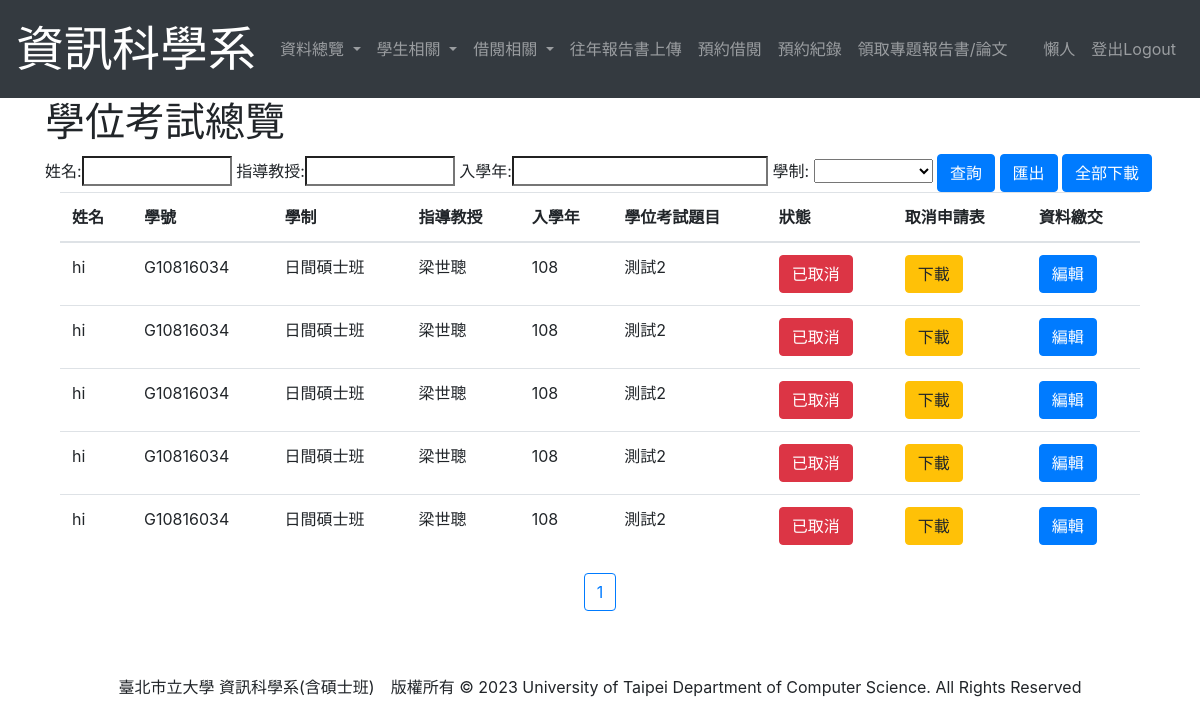
/DisplayFinal (signed in), run on an earlier commit of the app's database.
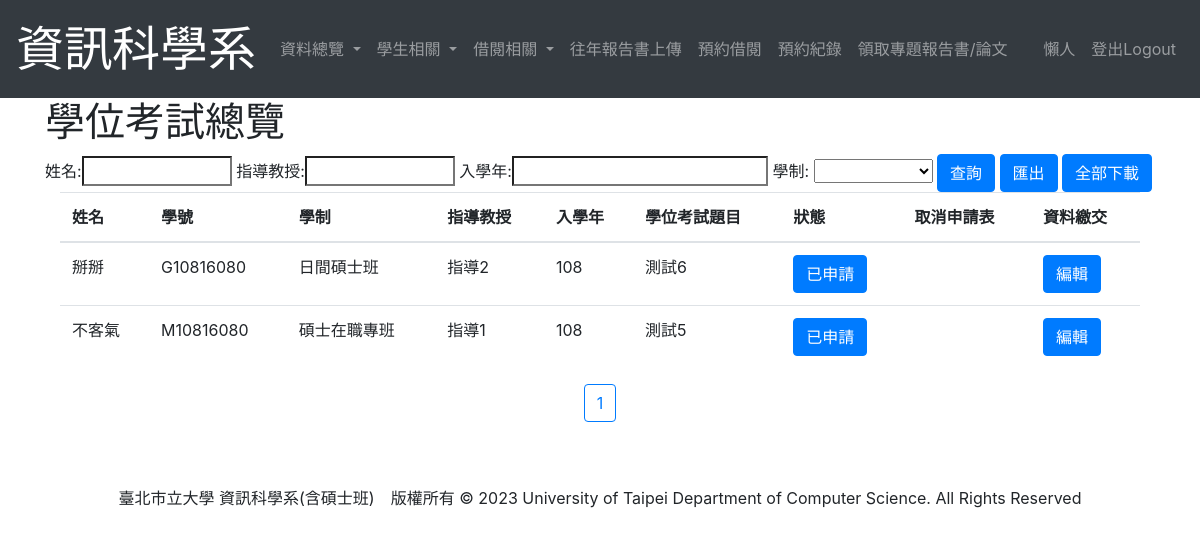
And on a later commit of the database.
### student/models.py (models this page shows, shortened)
class Project(models.Model):
    user = models.ForeignKey(User, on_delete=models.PROTECT) #誰做這個專題的
    proposal = models.ForeignKey(Proposal, on_delete=models.PROTECT, blank = True, null = True)
    name = models.CharField(max_length = 30) #專題名稱
    report = models.FileField(upload_to = "Report/", default=None)#報告書電子檔
    poster = models.ImageField(upload_to = "Poster/", default=None)#海報或發表證明
    professor = models.CharField(max_length = 5)#指導教授
    FIELD = ((0, '軟體開發及程式設計'),
             (1, '網路及多媒體應用'),
             (2, '系統及演算法開發',))
    field = models.IntegerField(choices=FIELD, default=0)
    postDate = models.DateField(blank=True, null = True)#學位考試日期
    letter = models.FileField(upload_to='Uploaded Files/', blank=True, null=True, default=None)#同意函
    POST = ((0, '研討會'),
            (1, '期刊'),)
    post = models.PositiveIntegerField(choices=POST, default = 0, blank=True, null = True)
    seminarDate = models.DateTimeField(blank=True, null = True)#研討會或期刊發行日期
    seminarName = models.CharField(max_length=20, blank=True, null = True)#研討會或期刊名稱
    journalNumber = models.DecimalField(max_digits = 10, decimal_places = 0, blank=True, null = True)#期刊刊號
    STATE = ((0, '專題'),
             (1, '已申請'),
             (2, '已取消'),)
    state = models.IntegerField(choices=STATE, default = 0)
    cancelapplication = models.FileField(upload_to='CancelFinal/', blank=True, null=True, default=None)
    selected = models.BooleanField(default=False)
    class Meta:
        ordering = ["user"]

class User(AbstractUser):
    first_name = None
    last_name = None
    username = models.CharField(max_length=15, unique=True, null=True) #帳號
    name = models.CharField(max_length = 12) #姓名
    DEPARTMENT = ((0, '資訊科學系'),
                  (1, '外系'),)
    department = models.IntegerField(choices=DEPARTMENT, null=True, blank=True)
    IDENTITY=((0, '大學部'),
              (1, '管理員'),
              (2, '日間碩士班'),
              (3, '碩士在職專班'),
              (4, '系辦工讀生'))
    identity = models.IntegerField(choices=IDENTITY, default=0)
    enrollYear = models.DecimalField(max_digits = 4, decimal_places = 0, default = timezone.now().year)#入學年
    USER_NAME_FIELD = 'username'
    class Meta:
        ordering = ["username"]
    def get_enrollYear(self):
        return (self.enrollYear - 1911)

### student/views.py (the view, shortened to what this page needs)
# urls.py: path('DisplayFinal', views.DisplayFinal.as_view(), name='DisplayFinal'),#學位考試瀏覽
class DisplayFinal(LoginRequiredMixin, ListView):
    def get(self, request):
        project = Project.objects.exclude(state = 0)
        paginator=Paginator(project, limit)
        page=request.GET.get('page')
        try:
            project=paginator.page(page)
        except PageNotAnInteger:
            project=paginator.page(1)
        except EmptyPage:
            project=paginator.page(paginator.num_pages)
        context = {
            'project': project,
        }
        return render(request, 'DisplayFinal.html', context)

### templates/DisplayFinal.html (shortened to what this page needs)
{% extends "layout.html" %}
{% block title %}學位考試總覽{% endblock %}
{% block content %}
<form method = 'POST'>
    姓名:<input type = "search" name = "username" placeholder = "" style="width: 150px;">
    指導教授:<input type = "search" name = "professor" placeholder = "" style="width: 150px;">
    入學年:<input type = "search" name = "enrollYear" placeholder="">
    學制:
    <select class = "select" name = "type">
        <option></option>
        <option value = '2' {% if level == '1' %} selected="selected" {% endif %}>日間碩士班</option>
    </select>
    <input type="submit" class="btn btn-primary" name = "search" value="查詢" />
    <input type="submit" class="btn btn-primary" name = "export" value="匯出" />
    <input type="submit" class="btn btn-primary" name = "download" value="全部下載" />
</form>
    <div class="container">
        <table class="table">
            <thead>
                <tr>
                    <th scope="col">姓名</th>
                    <th scope="col">學號</th>
                    <th scope="col">學制</th>
                    <th scope="col">指導教授</th>
                    <th scope="col">入學年</th>
                    <th scope="col">學位考試題目</th>
                    <th scope="col">狀態</th>
                    <th scope="col">取消申請表</th>
                    <th scope="col">資料繳交</th>
                </tr>
            </thead>
            <tbody>
                {% for project in project %}
                    <tr>
                        <td>{{ project.user.name }}</td>
                        <td>{{ project.user.username }}</td>
                        <td>{{ project.user.get_identity_display }}</td>
                        <td>{{ project.professor }}</td>
                        <td>{{ project.user.get_enrollYear }}</td>
                        <td>{{ project.name }}</td>
                        {% if project.state == 1 %}
                            <td><button class="btn btn-primary">{{ project.get_state_display }}</button></td>
                            <td></td>
                        {% elif project.state == 2 %}
                            <td><button class="btn btn-danger">{{ project.get_state_display }}</button></td>
                            <td><a href="{{ project.cancelapplication.url }}" target="_blank" class="btn btn-warning">下載</a></td>
                        {% endif %}
                        <td><a href="{% url 'EditStudentDoc' pk=project.user.id %}" class="btn btn-primary">編輯</a></td>
                    </tr>
                {% endfor %}
            </tbody>
        </table>
    </div>
    <p style="text-align:center">
        {% for page_number in project.paginator.page_range %}
          {% ifequal page_number  project.number %}
            <button class="btn btn-outline-primary">{{ page_number }}</button>
          {% else %}
            <a href="?page={{ page_number }}" class="btn btn-primary">{{ page_number }}</a>
          {% endifequal %}
        {% endfor %}
    </p>
{% endblock %}

What changed in the data, as far as the page shows it:
removed Project: user.name "hi", user.username "G10816034", user.identity "日間碩士班", professor "梁世聰", user.get_enrollYear "108", name "測試2", state "已取消"
removed Project: user.name "hi", user.username "G10816034", user.identity "日間碩士班", professor "梁世聰", user.get_enrollYear "108", name "測試2", state "已取消"
removed Project: user.name "hi", user.username "G10816034", user.identity "日間碩士班", professor "梁世聰", user.get_enrollYear "108", name "測試2", state "已取消"
removed Project: user.name "hi", user.username "G10816034", user.identity "日間碩士班", professor "梁世聰", user.get_enrollYear "108", name "測試2", state "已取消"
removed Project: user.name "hi", user.username "G10816034", user.identity "日間碩士班", professor "梁世聰", user.get_enrollYear "108", name "測試2", state "已取消"
added Project: user.name "掰掰", user.username "G10816080", user.identity "日間碩士班", professor "指導2", user.get_enrollYear "108", name "測試6", state "已申請"
added Project: user.name "不客氣", user.username "M10816080", user.identity "碩士在職專班", professor "指導1", user.get_enrollYear "108", name "測試5", state "已申請"
